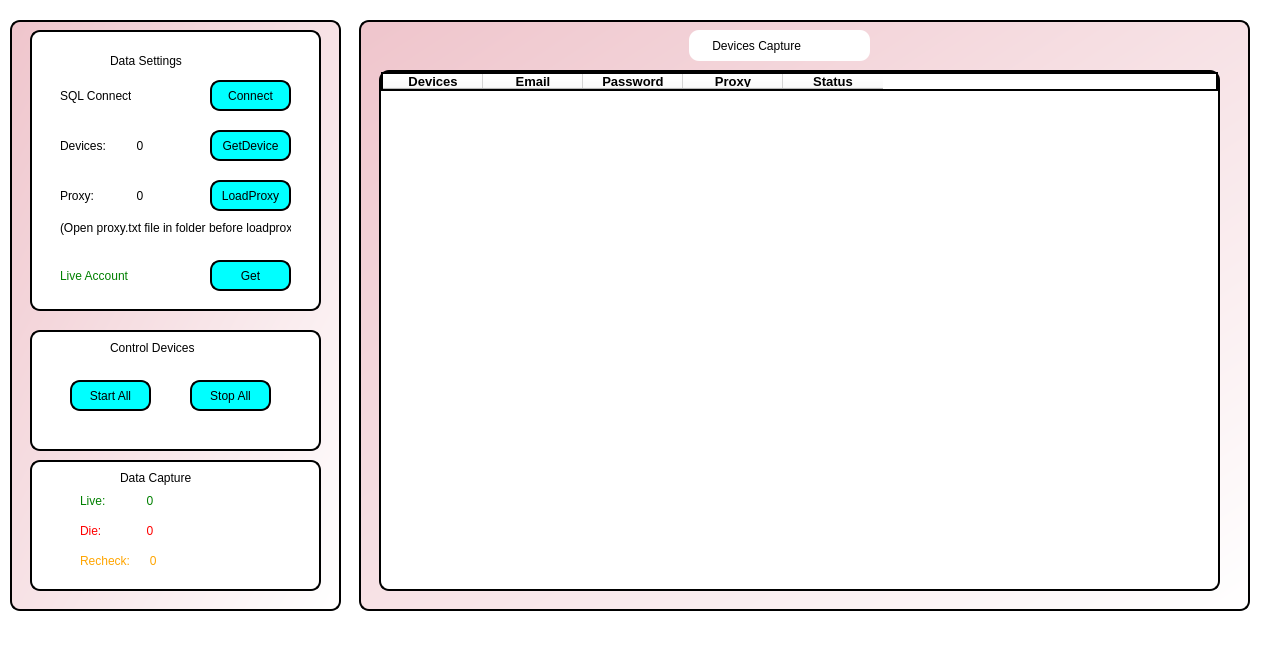
<?xml version="1.0" encoding="UTF-8"?>
<ui version="4.0">
 <class>MainWindow</class>
 <widget class="QMainWindow" name="MainWindow">
  <property name="geometry">
   <rect>
    <x>0</x>
    <y>0</y>
    <width>1287</width>
    <height>671</height>
   </rect>
  </property>
  <property name="windowTitle">
   <string>Walmart Checker-ADB</string>
  </property>
  <property name="styleSheet">
   <string notr="true">background-color:rgb(255, 255, 255)</string>
  </property>
  <widget class="QWidget" name="centralwidget">
   <widget class="QWidget" name="widget" native="true">
    <property name="geometry">
     <rect>
      <x>10</x>
      <y>20</y>
      <width>331</width>
      <height>591</height>
     </rect>
    </property>
    <property name="styleSheet">
     <string notr="true">QWidget#widget{border:2px solid black;
border-radius:10px;background-color:qlineargradient(spread:pad, x1:0, y1:0, x2:1, y2:1, stop:0 rgba(239, 197, 204, 255), stop:1 rgba(255, 255, 255, 255))}
</string>
    </property>
    <widget class="QWidget" name="widget_4" native="true">
     <property name="geometry">
      <rect>
       <x>20</x>
       <y>440</y>
       <width>291</width>
       <height>131</height>
      </rect>
     </property>
     <property name="styleSheet">
      <string notr="true">QWidget#widget_4{border:2px solid black;
border-radius:10px}
</string>
     </property>
     <widget class="QLabel" name="label_2">
      <property name="geometry">
       <rect>
        <x>90</x>
        <y>10</y>
        <width>101</width>
        <height>16</height>
       </rect>
      </property>
      <property name="styleSheet">
       <string notr="true">font: 10pt &quot;Franklin Gothic Demi&quot;;
font: 700 12pt &quot;Segoe UI&quot;;</string>
      </property>
      <property name="text">
       <string>Data Capture</string>
      </property>
     </widget>
     <widget class="QLabel" name="label_3">
      <property name="geometry">
       <rect>
        <x>50</x>
        <y>30</y>
        <width>61</width>
        <height>21</height>
       </rect>
      </property>
      <property name="styleSheet">
       <string notr="true">font: 700 10pt &quot;Segoe UI&quot;;
color:green;</string>
      </property>
      <property name="text">
       <string>Live:</string>
      </property>
     </widget>
     <widget class="QLabel" name="label_4">
      <property name="geometry">
       <rect>
        <x>50</x>
        <y>60</y>
        <width>61</width>
        <height>21</height>
       </rect>
      </property>
      <property name="styleSheet">
       <string notr="true">font: 700 10pt &quot;Segoe UI&quot;;
color:red</string>
      </property>
      <property name="text">
       <string>Die:</string>
      </property>
     </widget>
     <widget class="QLabel" name="label_6">
      <property name="geometry">
       <rect>
        <x>50</x>
        <y>90</y>
        <width>61</width>
        <height>21</height>
       </rect>
      </property>
      <property name="styleSheet">
       <string notr="true">font: 700 10pt &quot;Segoe UI&quot;;
color:orange</string>
      </property>
      <property name="text">
       <string>Recheck:</string>
      </property>
     </widget>
     <widget class="QLabel" name="label_5">
      <property name="geometry">
       <rect>
        <x>90</x>
        <y>30</y>
        <width>71</width>
        <height>21</height>
       </rect>
      </property>
      <property name="styleSheet">
       <string notr="true">font: 700 10pt &quot;Segoe UI&quot;;
color:green;</string>
      </property>
      <property name="text">
       <string>        0</string>
      </property>
     </widget>
     <widget class="QLabel" name="die_update">
      <property name="geometry">
       <rect>
        <x>80</x>
        <y>60</y>
        <width>91</width>
        <height>21</height>
       </rect>
      </property>
      <property name="styleSheet">
       <string notr="true">font: 700 10pt &quot;Segoe UI&quot;;
color:red</string>
      </property>
      <property name="text">
       <string>           0</string>
      </property>
     </widget>
     <widget class="QLabel" name="label_13">
      <property name="geometry">
       <rect>
        <x>110</x>
        <y>90</y>
        <width>61</width>
        <height>21</height>
       </rect>
      </property>
      <property name="styleSheet">
       <string notr="true">font: 700 10pt &quot;Segoe UI&quot;;
color:orange</string>
      </property>
      <property name="text">
       <string>   0</string>
      </property>
     </widget>
    </widget>
    <widget class="QWidget" name="widget_5" native="true">
     <property name="geometry">
      <rect>
       <x>20</x>
       <y>10</y>
       <width>291</width>
       <height>281</height>
      </rect>
     </property>
     <property name="styleSheet">
      <string notr="true">QWidget#widget_5{border:2px solid black;
border-radius:10px}
</string>
     </property>
     <widget class="QLabel" name="label_36">
      <property name="geometry">
       <rect>
        <x>80</x>
        <y>20</y>
        <width>111</width>
        <height>21</height>
       </rect>
      </property>
      <property name="styleSheet">
       <string notr="true">font: 10pt &quot;Franklin Gothic Demi&quot;;
font: 700 12pt &quot;Segoe UI&quot;;</string>
      </property>
      <property name="text">
       <string>Data Settings</string>
      </property>
     </widget>
     <widget class="QPushButton" name="pushButton_5">
      <property name="geometry">
       <rect>
        <x>180</x>
        <y>150</y>
        <width>81</width>
        <height>31</height>
       </rect>
      </property>
      <property name="styleSheet">
       <string notr="true">border:2px solid black;
border-radius:10px;
font: 700 10pt &quot;Segoe UI&quot;;
background-color:rgb(0, 255, 255)</string>
      </property>
      <property name="text">
       <string>LoadProxy</string>
      </property>
     </widget>
     <widget class="QLabel" name="label_37">
      <property name="geometry">
       <rect>
        <x>30</x>
        <y>150</y>
        <width>71</width>
        <height>31</height>
       </rect>
      </property>
      <property name="styleSheet">
       <string notr="true">font: 700 11pt &quot;Segoe UI&quot;;
color:Black;</string>
      </property>
      <property name="text">
       <string>Proxy:</string>
      </property>
     </widget>
     <widget class="QLabel" name="label_38">
      <property name="geometry">
       <rect>
        <x>100</x>
        <y>140</y>
        <width>41</width>
        <height>51</height>
       </rect>
      </property>
      <property name="styleSheet">
       <string notr="true">font: 700 10pt &quot;Segoe UI&quot;;
color:Black;</string>
      </property>
      <property name="text">
       <string>  0</string>
      </property>
     </widget>
     <widget class="QLabel" name="label_39">
      <property name="geometry">
       <rect>
        <x>30</x>
        <y>190</y>
        <width>231</width>
        <height>16</height>
       </rect>
      </property>
      <property name="styleSheet">
       <string notr="true">font: 8pt &quot;Segoe UI&quot;;</string>
      </property>
      <property name="text">
       <string>(Open proxy.txt file in folder before loadproxy)</string>
      </property>
     </widget>
     <widget class="QLabel" name="label_40">
      <property name="geometry">
       <rect>
        <x>30</x>
        <y>230</y>
        <width>101</width>
        <height>31</height>
       </rect>
      </property>
      <property name="styleSheet">
       <string notr="true">font: 700 11pt &quot;Segoe UI&quot;;
color:green;</string>
      </property>
      <property name="text">
       <string>Live Account</string>
      </property>
     </widget>
     <widget class="QPushButton" name="pushButton_6">
      <property name="geometry">
       <rect>
        <x>180</x>
        <y>230</y>
        <width>81</width>
        <height>31</height>
       </rect>
      </property>
      <property name="styleSheet">
       <string notr="true">border:2px solid black;
border-radius:10px;
font: 700 10pt &quot;Segoe UI&quot;;
background-color:rgb(0, 255, 255)</string>
      </property>
      <property name="text">
       <string>Get</string>
      </property>
     </widget>
     <widget class="QLabel" name="label_42">
      <property name="geometry">
       <rect>
        <x>30</x>
        <y>100</y>
        <width>71</width>
        <height>31</height>
       </rect>
      </property>
      <property name="styleSheet">
       <string notr="true">font: 700 11pt &quot;Segoe UI&quot;;
color:Black;</string>
      </property>
      <property name="text">
       <string>Devices:</string>
      </property>
     </widget>
     <widget class="QLabel" name="label_43">
      <property name="geometry">
       <rect>
        <x>100</x>
        <y>90</y>
        <width>41</width>
        <height>51</height>
       </rect>
      </property>
      <property name="styleSheet">
       <string notr="true">font: 700 10pt &quot;Segoe UI&quot;;
color:Black;</string>
      </property>
      <property name="text">
       <string>  0</string>
      </property>
     </widget>
     <widget class="QPushButton" name="pushButton_7">
      <property name="geometry">
       <rect>
        <x>180</x>
        <y>100</y>
        <width>81</width>
        <height>31</height>
       </rect>
      </property>
      <property name="styleSheet">
       <string notr="true">border:2px solid black;
border-radius:10px;
font: 700 10pt &quot;Segoe UI&quot;;
background-color:rgb(0, 255, 255)</string>
      </property>
      <property name="text">
       <string>GetDevice</string>
      </property>
     </widget>
     <widget class="QLabel" name="label_44">
      <property name="geometry">
       <rect>
        <x>30</x>
        <y>50</y>
        <width>71</width>
        <height>31</height>
       </rect>
      </property>
      <property name="styleSheet">
       <string notr="true">font: 700 9pt &quot;Segoe UI&quot;;
color:Black;</string>
      </property>
      <property name="text">
       <string>SQL Connect:</string>
      </property>
     </widget>
     <widget class="QPushButton" name="pushButton_8">
      <property name="geometry">
       <rect>
        <x>180</x>
        <y>50</y>
        <width>81</width>
        <height>31</height>
       </rect>
      </property>
      <property name="styleSheet">
       <string notr="true">border:2px solid black;
border-radius:10px;
font: 700 10pt &quot;Segoe UI&quot;;
background-color:rgb(0, 255, 255)</string>
      </property>
      <property name="text">
       <string>Connect</string>
      </property>
     </widget>
    </widget>
    <widget class="QWidget" name="widget_3" native="true">
     <property name="geometry">
      <rect>
       <x>20</x>
       <y>310</y>
       <width>291</width>
       <height>121</height>
      </rect>
     </property>
     <property name="styleSheet">
      <string notr="true">QWidget#widget_3{border:2px solid black;
border-radius: 10px;}</string>
     </property>
     <widget class="QLabel" name="label">
      <property name="geometry">
       <rect>
        <x>80</x>
        <y>10</y>
        <width>131</width>
        <height>16</height>
       </rect>
      </property>
      <property name="styleSheet">
       <string notr="true">font: 10pt &quot;Franklin Gothic Demi&quot;;
font: 700 12pt &quot;Segoe UI&quot;;</string>
      </property>
      <property name="text">
       <string>Control Devices</string>
      </property>
     </widget>
     <widget class="QPushButton" name="start">
      <property name="geometry">
       <rect>
        <x>40</x>
        <y>50</y>
        <width>81</width>
        <height>31</height>
       </rect>
      </property>
      <property name="styleSheet">
       <string notr="true">border:2px solid black;
border-radius:10px;
font: 700 10pt &quot;Segoe UI&quot;;
background-color:rgb(0, 255, 255)</string>
      </property>
      <property name="text">
       <string>Start All</string>
      </property>
     </widget>
     <widget class="QPushButton" name="stop">
      <property name="geometry">
       <rect>
        <x>160</x>
        <y>50</y>
        <width>81</width>
        <height>31</height>
       </rect>
      </property>
      <property name="styleSheet">
       <string notr="true">border:2px solid black;
border-radius:10px;
font: 700 10pt &quot;Segoe UI&quot;;
background-color:rgb(0, 255, 255)</string>
      </property>
      <property name="text">
       <string>Stop All</string>
      </property>
     </widget>
    </widget>
   </widget>
   <widget class="QWidget" name="widget_2" native="true">
    <property name="geometry">
     <rect>
      <x>359</x>
      <y>20</y>
      <width>891</width>
      <height>591</height>
     </rect>
    </property>
    <property name="styleSheet">
     <string notr="true">QWidget#widget_2{border:2px solid black;
border-radius:10px;background-color:qlineargradient(spread:pad, x1:0, y1:0, x2:1, y2:1, stop:0 rgba(239, 197, 204, 255), stop:1 rgba(255, 255, 255, 255))}
</string>
    </property>
    <widget class="QTableWidget" name="tableWidget">
     <property name="geometry">
      <rect>
       <x>20</x>
       <y>50</y>
       <width>841</width>
       <height>521</height>
      </rect>
     </property>
     <property name="styleSheet">
      <string notr="true">border:2px solid black;
border-radius:10px;</string>
     </property>
     <column>
      <property name="text">
       <string>Devices</string>
      </property>
      <property name="font">
       <font>
        <pointsize>10</pointsize>
        <bold>true</bold>
       </font>
      </property>
      <property name="background">
       <color>
        <red>255</red>
        <green>255</green>
        <blue>127</blue>
       </color>
      </property>
      <property name="icon">
       <iconset theme="accessories-calculator"/>
      </property>
     </column>
     <column>
      <property name="text">
       <string>Email</string>
      </property>
      <property name="font">
       <font>
        <pointsize>10</pointsize>
        <bold>true</bold>
       </font>
      </property>
     </column>
     <column>
      <property name="text">
       <string>Password</string>
      </property>
      <property name="font">
       <font>
        <pointsize>10</pointsize>
        <bold>true</bold>
       </font>
      </property>
     </column>
     <column>
      <property name="text">
       <string>Proxy</string>
      </property>
      <property name="font">
       <font>
        <pointsize>10</pointsize>
        <bold>true</bold>
       </font>
      </property>
     </column>
     <column>
      <property name="text">
       <string>Status</string>
      </property>
      <property name="font">
       <font>
        <pointsize>10</pointsize>
        <bold>true</bold>
       </font>
      </property>
     </column>
    </widget>
    <widget class="QLabel" name="label_41">
     <property name="geometry">
      <rect>
       <x>330</x>
       <y>10</y>
       <width>181</width>
       <height>31</height>
      </rect>
     </property>
     <property name="styleSheet">
      <string notr="true">font: 10pt &quot;Franklin Gothic Demi&quot;;
font: 700 12pt &quot;Segoe UI&quot;;
border-radius:10px</string>
     </property>
     <property name="text">
      <string>       Devices Capture</string>
     </property>
    </widget>
   </widget>
  </widget>
  <widget class="QMenuBar" name="menubar">
   <property name="geometry">
    <rect>
     <x>0</x>
     <y>0</y>
     <width>1287</width>
     <height>22</height>
    </rect>
   </property>
  </widget>
  <widget class="QStatusBar" name="statusbar"/>
 </widget>
 <resources/>
 <connections/>
</ui>
